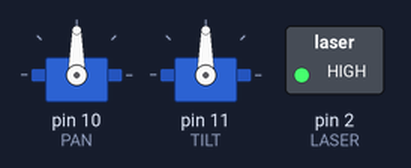
This sketch was run on a simulated Arduino Uno, built with avr-gcc and run on an emulated ATmega328P. On the bench: 2 × servo, switched loads named in the sketch (green lamp = pin HIGH). Random numbers use the default seed unless the sketch sets one.

Above: at 0.1 s.
At 3.0 s:
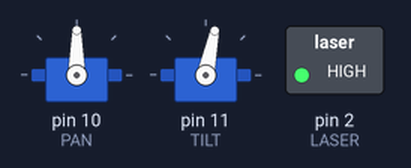
At 21.2 s:
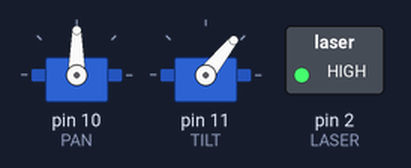
At 30.8 s:
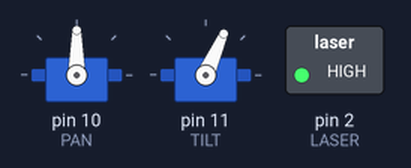
Timing chart, 0 to 38.5 s (numbered marks = the images above):
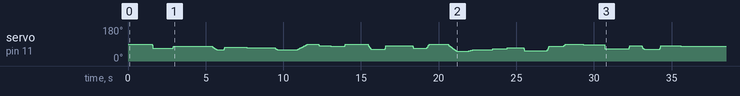

The sketch:

roboTurret3_lazerDazer.ino
```cpp
/***********************************************************************************
 *     ______            RobotGeek Desktop RoboTurret v3         ______
 *      |  |                    LazerDazer                        |  |
 *      |__|_                                                    _|__|
 *   ___|____|_                                                 _|___|___
 *    |       |    _                                        _   |       |
 *   _|_______|____|_                                      _|___|_______|_
 *
 *  The following sketch will turn the laser on and randomly move the pan and tilt
 *  servos.
 *
 *  Wiring:
 *    Pan Servo - Digital Pin 10
 *    Tilt Servo - Digital Pin 11
 *    Laser - Digital Pin 2
 *
 *  Control Behavior:
 *    No inputs. Plug it in and it will run.
 *
 *  External Resources:
 *    https://www.arduino.cc/en/Reference/Random
 *   https://www.arduino.cc/en/Reference/RandomSeed
 *    https://www.arduino.cc/en/Reference/Servo
 *
 ***********************************************************************************/
//Includes
//#include <Servo.h>          //include the servo library for working with servo objects
#include <VarSpeedServo.h>  //include the Variable Speed servo library for working with servo objects

//Defines
const int PAN = 10;         //Pan Servo Digital Pin
const int TILT = 11;        //Tilt Servo Digital Pin
const int LASER = 2;        //Laser Digital Pin


const int PAN_MIN = 90;     // minimum pan servo range, value should be between 0 and 180 and lower than PAN_MAX
const int PAN_MAX = 91;    // maximum pan servo range, value should be between 0 and 180 and more than PAN_MIN

const int TILT_MIN = 50;    // minimum tilt servo range, value should be between 0 and 180 and lower than TILT_MAX
const int TILT_MAX = 90;   // maximum tilt servo range, value should be between 0 and 180 and more than TILT_MIN

const int PAN_SPEED_MIN = 10;     // minimum pan servo speed, value should be between 1 and 255 and lower than PAN_SPEED_MAX
const int PAN_SPEED_MAX = 255;    // maximum pan servo speed, value should be between 1 and 255 and higher than PAN_SPEED_MIN

const int TILT_SPEED_MIN = 254;    // minimum tilt servo speed, value should be between 1 and 255 and lower than TILT_SPEED_MAX
const int TILT_SPEED_MAX = 255;    // maximum tilt servo speed, value should be between 1 and 255 and higher than TILT_SPEED_MAX

const int SPEED_MIN = 99;   // minimum interpolation speed (less than 5 not recommended)
const int SPEED_MAX = 100;   // maximum interpolation speed (Lower SPEED_MAX values mean that the program will cycle more quickly, leading to an increased occurance of pausing. Adjust ROLL_MAX accordingly)

const int ROLL_MAX = 400;    // Roll the dice for random pause. Lower value = more frequent pauses, higher value = less frequent pauses

const int PAUSE_MIN = 500;  // define minimum pause length in mS. 1000 = 1 second
const int PAUSE_MAX = 1550; // define maximum pause length in mS.


VarSpeedServo panServo, tiltServo;  // create servo objects to control the pan and tilt servos

long dazer_speed;
int dazer_pause_roll;
int pause_length = 1;


int panValue = 90;   //current positional value being sent to the pan servo.
int tiltValue = 90;  //current positional value being sent to the tilt servo.
byte pan_goal;
byte tilt_goal;
byte pan_speed;
byte tilt_speed;

//State Variables
int laserState = LOW;         //The current state of the laser module

//Timing variables
long lastDebounceTime = 0;  // the last time the output pin was toggled. This variable is a 'long' because it may need to hold many milliseconds, and a 'long' will afford more space than an 'int'
int debounceDelay = 50;    // the amount of time that that a button must be held, for a reading to register (in milliseconds)

void setup()
{

  //initialize servos
  panServo.attach(PAN);  // attaches/activates the pan servo on pin PAN
  tiltServo.attach(TILT);  // attaches/activates the tilt servo on pin TILT

  //initalize digital pins
  pinMode(LASER, OUTPUT);      //set the LASER Pin to an output

  //write initial servo positions to set the servos to 'home'
  panServo.write(panValue, 0);  //sets the pan servo position to the default 'home' value, moves to home at full speed
  tiltServo.write(tiltValue, 0); //sets the tilt servo position to the default 'home' value, moves to home at full speed

  randomSeed(analogRead(0));  //set a basis for the random() engine, based off of analog0 which will be a random number because nothing is attached

  digitalWrite(LASER, HIGH);
}

void loop()
{
  dazer_pause_roll = random(1, ROLL_MAX);      //pick a random number between 1 and ROLL_MAX
  pause_length = random(PAUSE_MIN, PAUSE_MAX); //pick a random number between PAUSE_MIN and PAUSE_MAX
  delay(pause_length);                         //use the random number to pause for pause_length milliseconds

  pan_goal = random(PAN_MIN, PAN_MAX);
  tilt_goal = random(TILT_MIN, TILT_MAX);
  pan_speed = random(PAN_SPEED_MIN, PAN_SPEED_MAX);
  tilt_speed = random(TILT_SPEED_MIN, PAN_SPEED_MAX);
  dazer_speed = random(SPEED_MIN, SPEED_MAX);
  //perfom the loop while the current positions are different from the goal positions

  //if the pan_goal is larger than the pan position, move the pan position up
  /*if (pan_goal > panValue)
  {
    panValue = panValue++;
  }

  //if the pan_goal is smaller than the pan position, move the pan position down
  else if (pan_goal < panValue)
  {
    panValue = panValue--;
  }

  //if the tilt_goal is larger than the tilt position, move the pan position up
  if (tilt_goal > tiltValue)
  {
    tiltValue = tiltValue++;
  }
  //if the tilt_goal is smaller than the tilt position, move the pan position down
  else if (tilt_goal < tiltValue)
  {
    tiltValue = tiltValue--;
  }
  */

  panServo.write(pan_goal, pan_speed);                    // sets the servo position and speed according to the scaled value
  tiltServo.write(tilt_goal, pan_speed);                  // sets the servo position and speed according to the scaled value
  delay(dazer_speed);                          // waits for a random delay before the next loop
} //end loop()
```
